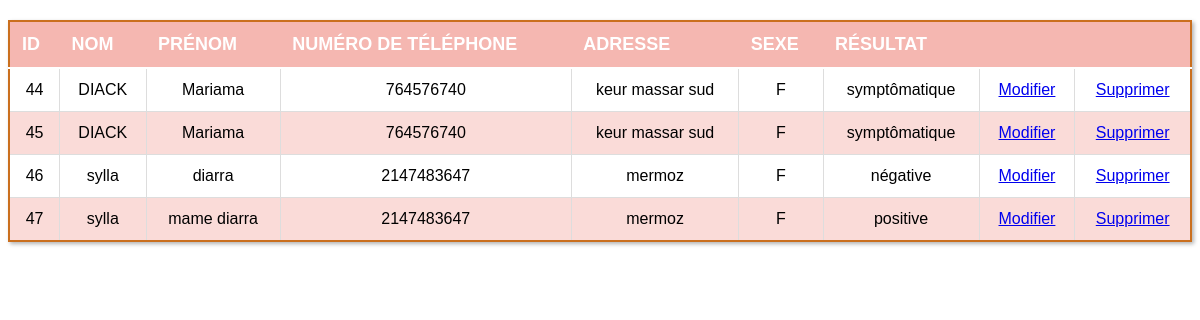
Page /src/views/showPersonne.php on the committed database.
### tables this page shows
CREATE TABLE `personne` (
  `idPersonne` int(10) NOT NULL,
  `nomP` varchar(20) NOT NULL,
  `prenomP` varchar(30) NOT NULL,
  `numTel` int(20) NOT NULL,
  `adresse` varchar(100) NOT NULL,
  `sexe` varchar(10) NOT NULL,
  `résultat` varchar(15) NOT NULL
);

### src/repository/DB.php (called while the page is built, shortened)
<?php
class Db
{
    public function getConnection()
    {
        $host = "localhost";
        $user = "root";
        $password = "";
        $dbname = "bdEpidemia";
        $dsn = "mysql:host=$host;dbname=$dbname";
        try {
            $this->db = new PDO($dsn, $user, $password);
        } catch (PDOException $e) {
            echo "some error occurred". $e->getMessage();
        }
    }
}
?>

### src/repository/Fonction.php (called while the page is built, shortened)
<?php
include_once "DB.php";
class Fonction extends Db
{
    public function GetAllPersonne()
    {
        $sql = "SELECT * FROM personne";
        return $this->db->query($sql);
    }
}

### src/views/showPersonne.php (the view, shortened to what this page needs)
<!DOCTYPE html>
<html lang="en">
<head>
</head>
<body>
    <table >
        <thead>
            <tr>
                <th>ID</th>
                <th>Nom</th>
                <th>Prénom</th>
                <th>Numéro de téléphone</th>
                <th>Adresse</th>
                <th>Sexe</th>
                <th>Résultat</th>
                <th></th>
                <th></th>
            </tr>
        </thead>
        <tbody>
            <?php
                include_once "../repository/Fonction.php";
                $edb = new Fonction();
                $Personne = $edb->GetAllPersonne();
                foreach ($Personne as $personne)
                {
                    echo "<tr>
                            <td>$personne[0]</td>
                            <td>$personne[1]</td>
                            <td>$personne[2]</td>
                            <td>$personne[3]</td>
                            <td>$personne[4]</td>
                            <td>$personne[5]</td>
                            <td>$personne[6]</td>
                            <td><a href='modifier.php?id=$personne[0]'>Modifier</a></td>
                            <td><a href='supprimer.php?id=$personne[0]'>Supprimer</a></td>
                        </tr>";
                }
            ?>
        </tbody>
    </table>
</body>
</html>

### src/views/showPersonne.php (style rules this page uses)
table { font-family: Arial, sans-serif; border-collapse: collapse; width: 100%; margin-top: 20px; }
th { background-color: #F5B7B1 ; color: white; text-align: left; padding: 12px; font-size: 18px; font-weight: bold; border-bottom: 2px solid white; }
td { border: 1px solid #ddd; padding: 12px; font-size: 16px; }
tr:nth-child(even) { background-color: #FADBD8; }
table { border: 2px solid #CA6F1E ; box-shadow: 2px 2px 4px rgba(0, 0, 0, 0.3); }
th { text-transform: uppercase; }
td { text-align: center; }
tr:first-child { text-align: center; }

### rows in the picture
personne: idPersonne "44", nomP "DIACK", prenomP "Mariama", numTel "764576740", adresse "keur massar sud", sexe "F", résultat "symptômatique"
personne: idPersonne "45", nomP "DIACK", prenomP "Mariama", numTel "764576740", adresse "keur massar sud", sexe "F", résultat "symptômatique"
personne: idPersonne "46", nomP "sylla", prenomP "diarra", numTel "2147483647", adresse "mermoz", sexe "F", résultat "négative"
personne: idPersonne "47", nomP "sylla", prenomP "mame diarra", numTel "2147483647", adresse "mermoz", sexe "F", résultat "positive"
